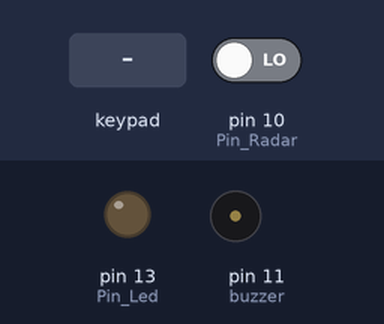
Bench run of a sketch on a simulated Arduino Uno, built with avr-gcc and run on an emulated ATmega328P. Parts: output pins drawn as LEDs (lit = HIGH), buzzer (waves = sounding). Inputs (shaded band) come from the test bench; at power-on: pin 10 (Pin_Radar) LOW. What the sketch prints to the serial monitor is not drawn.

Above: at 1.2 s.
1.3 s: pin 10 (Pin_Radar) driven HIGH
At 2.0 s:
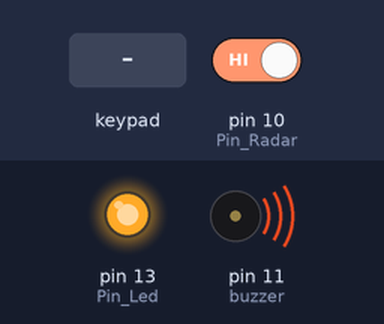
2.8 s: key '1' pressed
4.3 s: keypad keys 2 3 3 2 # pressed 0.4 s apart
7.8 s: key 'A' pressed
9.3 s: keypad keys 2 3 3 2 * pressed 0.4 s apart
Timing chart, 0 to 12.3 s (numbered marks = the images above; inputs shaded):
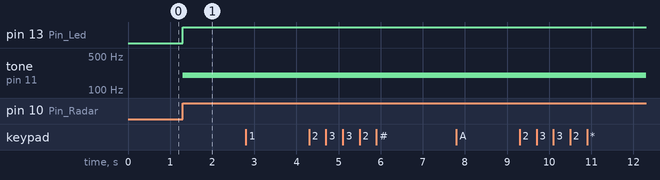

The sketch:

sketch_alarmademovimiento.ino
```cpp
#include <Keypad.h>/*integramos la libreria del teclado*/

const int FILAS = 4;/*cremaos las variables*/
const int COLUMNAS= 4;/**/
char keys[FILAS][COLUMNAS]={/*matriz del teclado*/
  {'1','2','3','A'},
  {'4','5','6','B'},
  {'7','8','9','C'},
  {'*','0','#','D'}/**/
};
byte pinesFila[FILAS]={9,8,7,6};/*ordenamos el como van las filas y columnas*/
byte pinesColumna[COLUMNAS]={5,4,3,2};/**/

Keypad teclado=Keypad(makeKeymap(keys), pinesFila, pinesColumna,FILAS,COLUMNAS);

char teclaPrecionada;

char pass[5]="2332"; //Poner en el arreglo 1 posicion mas a la que tendra la contraseña correcta
char ingresaPass[5]; // tiene que tener el mismo tamaño del arreglo de la contraseña correcta
int indice=0;

/* DECLARAMOS LAS VARIABLES QUE VAMOS A UTILIZAR*/
int Pin_Led = 13;
int Pin_Radar = 10;
int buzzer = 11;/**/
#define buzzon() tone(buzzer, 200)/*definimos los nombres de los nuevos codigos*/
#define buzzoff() noTone(buzzer)
#define time() delay(1500)/**/

void setup()
{
  Serial.begin(9600);/*activamos monitor serial*/
  pinMode(Pin_Led, OUTPUT);/*activamos entradas y salidas y el activar y desactivar del buzzer*/
  pinMode(Pin_Radar, INPUT);
  buzzon();
  buzzoff();/**/
}

void loop()
{
  teclaPrecionada=teclado.getKey(); //detecta que en el teclado se pulso un boton
  if(teclaPrecionada){
    ingresaPass[indice]=teclaPrecionada; // le asigna lo que ingresamos a el arreglo que va a ser comparado
    indice++; //cambiara la posicion del arreglo para poder asignar los caracteres
    Serial.print(teclaPrecionada);
  }

  int radar = digitalRead(Pin_Radar);/*guardamos el pulso del radar en una variable*/

  if (radar == HIGH) /*si el radar eciende activar lo de entre {  }*/
  {
    digitalWrite(Pin_Led, HIGH);/*encender pinLed*/
    buzzon();/*encender buzzer*/
  }

  if(indice==4){ //cuando se llegue al limite del arreglo verificara si esta correcta o no la contraseña
    if(strcmp(pass,ingresaPass)==0){ //Verifica que la contraseña esta correcta
      Serial.println(" Acceso permitido");
      buzzoff();/*apagar buzzer*/
      digitalWrite(Pin_Led, LOW);/*apagar pinLed*/
    }
    indice=0;/*reinicia el ciclo*/
  }
}
```

Measured:
- after the input at 1.3 s, pin 13 (Pin_Led): LOW → HIGH at once; tone on pin 11 (buzzer): silent → 200 Hz at once
- after the input at 2.8 s, every drawn part: stays the same
- after the input at 4.3 s, every drawn part: stays the same
- after the input at 7.8 s, every drawn part: stays the same
- after the input at 9.3 s, every drawn part: stays the same
